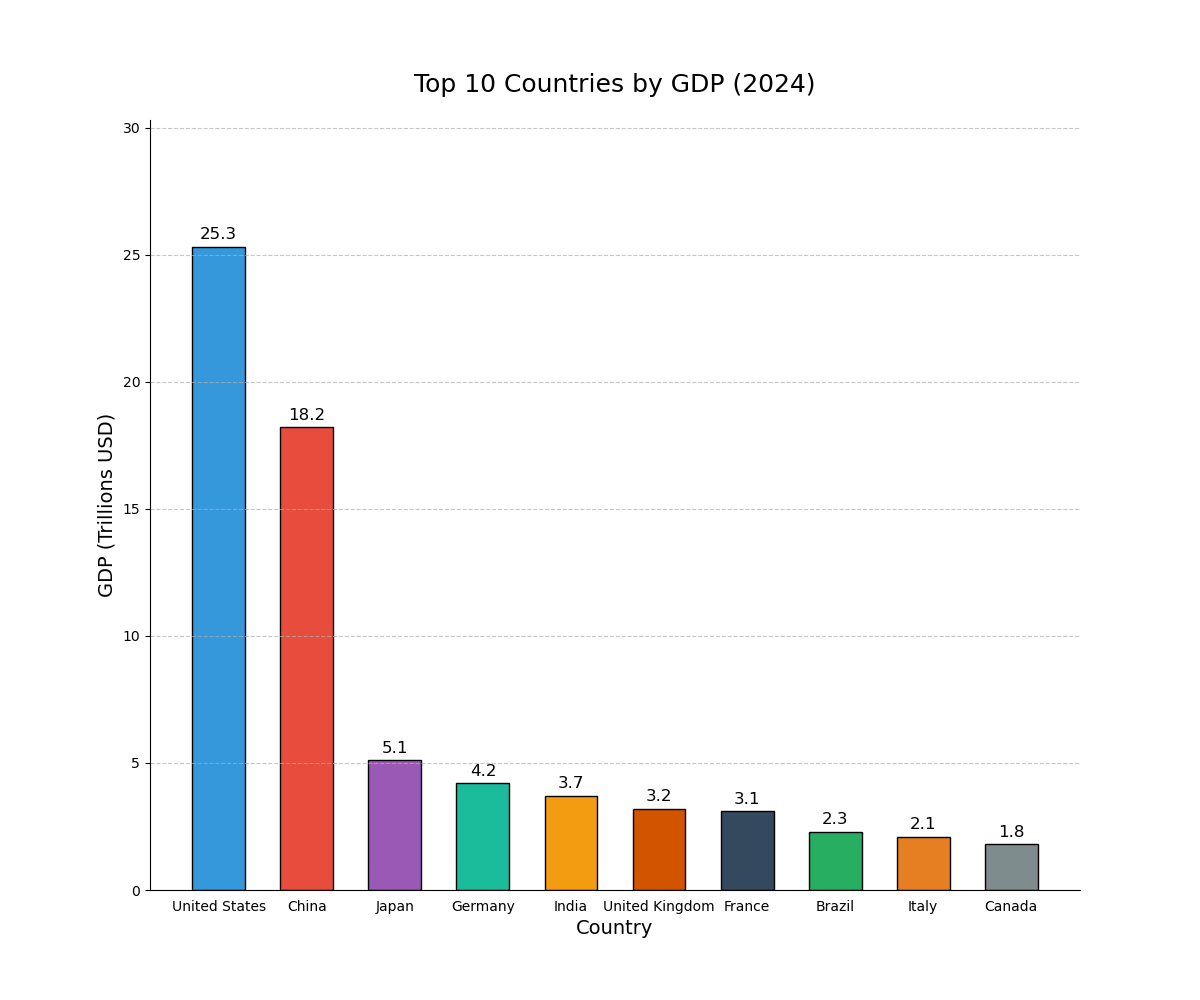

This figure's Python source:

import matplotlib.pyplot as plt

# Data for plotting
countries = ['United States', 'China', 'Japan', 'Germany', 'India', 'United Kingdom', 'France', 'Brazil', 'Italy', 'Canada']
gdp = [25.3, 18.2, 5.1, 4.2, 3.7, 3.2, 3.1, 2.3, 2.1, 1.8]

# Define the colors for each bar
colors = ['#3498DB', '#E74C3C', '#9B59B6', '#1ABC9C', '#F39C12', '#D35400', '#34495E', '#27AE60', '#E67E22', '#7F8C8D']

fig, ax = plt.subplots(figsize=(12, 10))

# Create vertical bars
ax.bar(countries, gdp, color=colors, edgecolor='black', width=0.6)

# Set chart title and labels
ax.set_title('Top 10 Countries by GDP (2024)', fontsize=18, pad=20)
ax.set_xlabel('Country', fontsize=14)
ax.set_ylabel('GDP (Trillions USD)', fontsize=14)

# Set the limits for the y-axis
ax.set_ylim(0, max(gdp) + 5)

# Show the actual data points on the bars
for i, v in enumerate(gdp):
    ax.text(i, v + 0.3, str(v), color='black', ha='center', fontsize=12)

# Removing the spines
ax.spines['right'].set_visible(False)
ax.spines['top'].set_visible(False)

# Turn off x ticks for cleaner look
ax.xaxis.set_ticks_position('none')

# Show grid
ax.grid(axis='y', linestyle='--', alpha=0.7)

# Show the plot
plt.show()
